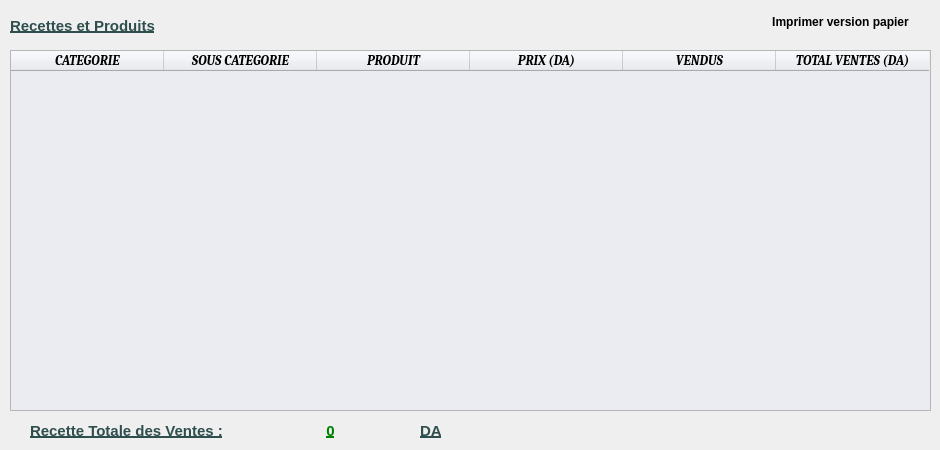
   <widget class="QWidget" name="categoryTab1">
    <attribute name="title">
     <string>Restaurent et Produits</string>
    </attribute>
    <widget class="QTableWidget" name="receiptTableWidget">
     <property name="geometry">
      <rect>
       <x>10</x>
       <y>50</y>
       <width>921</width>
       <height>361</height>
      </rect>
     </property>
     <property name="font">
      <font>
       <family>Arial</family>
       <pointsize>10</pointsize>
       <weight>75</weight>
       <italic>true</italic>
       <bold>true</bold>
      </font>
     </property>
     <property name="styleSheet">
      <string notr="true">background-color: #ebecf1; text-align:center;</string>
     </property>
     <property name="showGrid">
      <bool>false</bool>
     </property>
     <property name="rowCount">
      <number>0</number>
     </property>
     <property name="columnCount">
      <number>6</number>
     </property>
     <attribute name="horizontalHeaderDefaultSectionSize">
      <number>153</number>
     </attribute>
     <column>
      <property name="text">
       <string>CATEGORIE</string>
      </property>
      <property name="font">
       <font>
        <family>Cambria</family>
        <pointsize>10</pointsize>
        <weight>75</weight>
        <bold>true</bold>
       </font>
      </property>
     </column>
     <column>
      <property name="text">
       <string>SOUS CATEGORIE</string>
      </property>
      <property name="font">
       <font>
        <family>Cambria</family>
        <pointsize>10</pointsize>
        <weight>75</weight>
        <bold>true</bold>
       </font>
      </property>
     </column>
     <column>
      <property name="text">
       <string>PRODUIT</string>
      </property>
      <property name="font">
       <font>
        <family>Cambria</family>
        <pointsize>10</pointsize>
        <weight>75</weight>
        <bold>true</bold>
       </font>
      </property>
     </column>
     <column>
      <property name="text">
       <string>PRIX (DA)</string>
      </property>
      <property name="font">
       <font>
        <family>Cambria</family>
        <pointsize>10</pointsize>
        <weight>75</weight>
        <bold>true</bold>
       </font>
      </property>
     </column>
     <column>
      <property name="text">
       <string>VENDUS</string>
      </property>
      <property name="font">
       <font>
        <family>Cambria</family>
        <pointsize>10</pointsize>
        <weight>75</weight>
        <bold>true</bold>
       </font>
      </property>
     </column>
     <column>
      <property name="text">
       <string>TOTAL VENTES (DA)</string>
      </property>
      <property name="font">
       <font>
        <family>Cambria</family>
        <pointsize>10</pointsize>
        <weight>75</weight>
        <bold>true</bold>
       </font>
      </property>
     </column>
    </widget>
    <widget class="QPushButton" name="title">
     <property name="geometry">
      <rect>
       <x>10</x>
       <y>10</y>
       <width>221</width>
       <height>31</height>
      </rect>
     </property>
     <property name="font">
      <font>
       <pointsize>11</pointsize>
       <weight>75</weight>
       <bold>true</bold>
       <underline>true</underline>
      </font>
     </property>
     <property name="styleSheet">
      <string notr="true">QPushButton{color:#2f4f4f;border : 0px;text-align:left;}</string>
     </property>
     <property name="text">
      <string>Recettes et Produits</string>
     </property>
     <property name="icon">
      <iconset>
       <normaloff>../../../RESTAURENT-BASIC/IMAGES/EditImages/drawing-tablet.png</normaloff>../../../RESTAURENT-BASIC/IMAGES/EditImages/drawing-tablet.png</iconset>
     </property>
    </widget>
    <widget class="QPushButton" name="title_2">
     <property name="geometry">
      <rect>
       <x>30</x>
       <y>420</y>
       <width>211</width>
       <height>21</height>
      </rect>
     </property>
     <property name="font">
      <font>
       <pointsize>11</pointsize>
       <weight>75</weight>
       <bold>true</bold>
       <underline>true</underline>
      </font>
     </property>
     <property name="styleSheet">
      <string notr="true">QPushButton{color:#2f4f4f;border : 0px;text-align:left;}</string>
     </property>
     <property name="text">
      <string>Recette Totale des Ventes :</string>
     </property>
    </widget>
    <widget class="QPushButton" name="receiptTotal">
     <property name="geometry">
      <rect>
       <x>240</x>
       <y>420</y>
       <width>181</width>
       <height>21</height>
      </rect>
     </property>
     <property name="font">
      <font>
       <pointsize>11</pointsize>
       <weight>75</weight>
       <bold>true</bold>
       <underline>true</underline>
      </font>
     </property>
     <property name="styleSheet">
      <string notr="true">QPushButton{color:green;border : 0px;text-align:center;}</string>
     </property>
     <property name="text">
      <string>0</string>
     </property>
    </widget>
    <widget class="QPushButton" name="title_4">
     <property name="geometry">
      <rect>
       <x>420</x>
       <y>420</y>
       <width>41</width>
       <height>21</height>
      </rect>
     </property>
     <property name="font">
      <font>
       <pointsize>11</pointsize>
       <weight>75</weight>
       <bold>true</bold>
       <underline>true</underline>
      </font>
     </property>
     <property name="styleSheet">
      <string notr="true">QPushButton{color:#2f4f4f;border : 0px;text-align:left;}</string>
     </property>
     <property name="text">
      <string>DA</string>
     </property>
    </widget>
    <widget class="QPushButton" name="receiptPrint">
     <property name="geometry">
      <rect>
       <x>750</x>
       <y>10</y>
       <width>181</width>
       <height>23</height>
      </rect>
     </property>
     <property name="font">
      <font>
       <weight>75</weight>
       <bold>true</bold>
      </font>
     </property>
     <property name="cursor">
      <cursorShape>PointingHandCursor</cursorShape>
     </property>
     <property name="toolTip">
      <string>Imprimer Historique Recette</string>
     </property>
     <property name="statusTip">
      <string>Imprimer Historique Recette</string>
     </property>
     <property name="styleSheet">
      <string notr="true">QPushButton{  border:0px;}
QPushButton:hover{color:green;}
QPushButton:focus{color:green;}</string>
     </property>
     <property name="text">
      <string>Imprimer version papier</string>
     </property>
     <property name="icon">
      <iconset>
       <normaloff>../../IMAGES/EditImages/technology.png</normaloff>../../IMAGES/EditImages/technology.png</iconset>
     </property>
     <property name="shortcut">
      <string>Return</string>
     </property>
    </widget>
   </widget>
